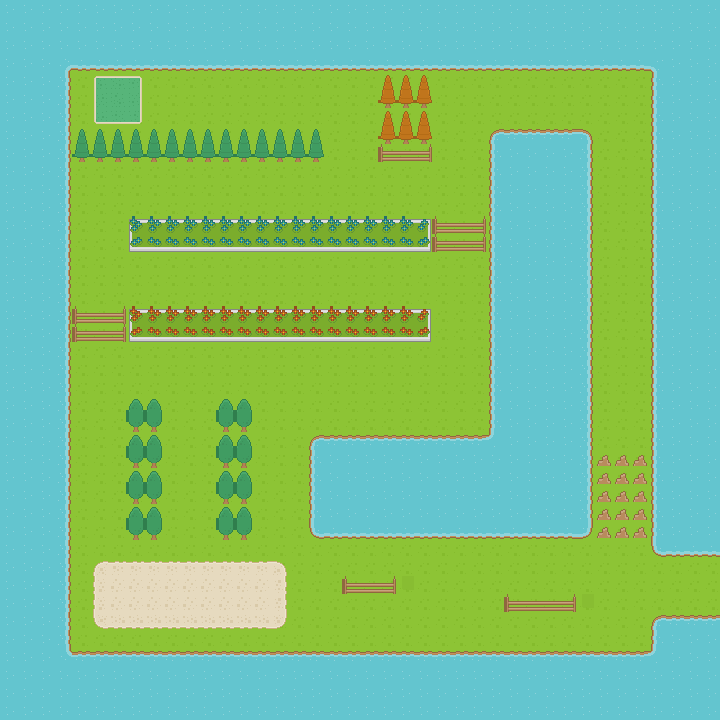

This is a level from a 2D game, rendered from its Tiled map with the project's own tilesets. A one-line summary and the map file follow, with tile-layer data summarised:
An orthogonal 40x40 tile map with 18x18 px tiles, 4 tile layers (Ground, Border, World, Environment) and 3 objects (ToMap2Scene, FromStartScene, FromMap2Scene).

<map version="1.4" tiledversion="1.4.2" orientation="orthogonal" renderorder="right-down" width="40" height="40" tilewidth="18" tileheight="18" infinite="0" nextlayerid="7" nextobjectid="12">
 <editorsettings>
  <export target="map1.json" format="json" />
 </editorsettings>
 <tileset firstgid="1" name="map_tiles1" tilewidth="18" tileheight="18" spacing="3" tilecount="1767" columns="57">
  <image source="map_tiles1.png" trans="000000" width="1196" height="650" />
 </tileset>
 <layer id="1" name="Ground" width="40" height="40">
  <data>[1600 cells, 1600 non-empty, 1 distinct tile ids]</data>
 </layer>
 <layer id="2" name="Border" width="40" height="40">
  <data>[1600 cells, 564 non-empty, 11 distinct tile ids]</data>
 </layer>
 <layer id="3" name="World" width="40" height="40">
  <data>[1600 cells, 379 non-empty, 34 distinct tile ids]</data>
 </layer>
 <layer id="4" name="Environment" width="40" height="40">
  <data>[1600 cells, 53 non-empty, 18 distinct tile ids]</data>
 </layer>
 <objectgroup id="6" name="Area">
  <object id="4" name="ToMap2Scene" x="702" y="558" width="18" height="54" />
 </objectgroup>
 <objectgroup id="5" name="Player">
  <object id="1" name="FromStartScene" x="117" y="99">
   <point />
  </object>
  <object id="11" name="FromMap2Scene" x="675" y="585">
   <point />
  </object>
 </objectgroup>
</map>
